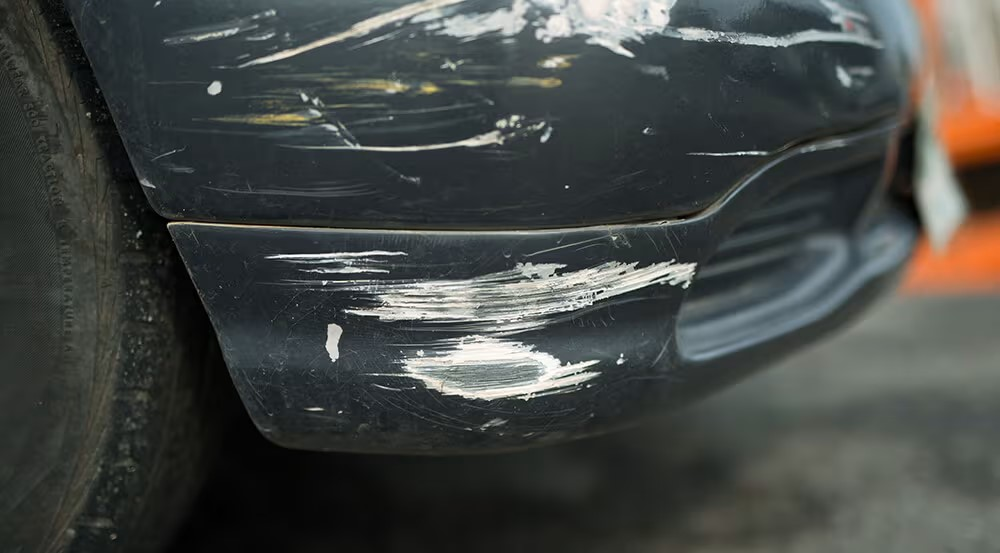
#> input picture web_page/test_img/2scratch.jpg, 1000 x 553 px
$ python -i dent.py   (imports and definitions only)
#> lines starting #> are read from the running program, lines starting #| are printed output that depends on the picture; after the words box and inside, x2 and y2 are one past the last pixel; in counts of white or black regions, pixels touching at a corner belong together
#> further down, picture is the input picture: shape (553, 1000, 3); mean B, G, R 69.1, 71.7, 68.5
import cv2
import numpy as np
from skimage.feature import local_binary_pattern
from sklearn.cluster import DBSCAN


def dent_detection(image):
    """
    Detect dents on a single image using LBP and return the processed image.

    Args:
        image (numpy.ndarray): Input image as a NumPy array.

    Returns:
        numpy.ndarray: Image with detected dents highlighted by bounding boxes.
    """

    # Default parameters
    eps = 220
    expansion = 60
    area_threshold = (350, 3000)
    aspect_ratio_range = (1.1, 3)
    extent_range = (0.2, 1.3)

    def merge_and_expand_boxes(boxes, eps, min_samples=1, expansion=60, image_shape=None):
        if len(boxes) == 0:
            return []

        # Convert boxes to center points
        centers = np.array([(x + w // 2, y + h // 2) for x, y, w, h in boxes])

        # Cluster centers using DBSCAN
        clustering = DBSCAN(eps=eps, min_samples=min_samples).fit(centers)
        labels = clustering.labels_

        merged_boxes = []
        for label in set(labels):
            if label == -1:
                continue  # Ignore noise points
            cluster_points = np.array([boxes[i] for i in range(len(boxes)) if labels[i] == label])
            x_min = np.min(cluster_points[:, 0])
            y_min = np.min(cluster_points[:, 1])
            x_max = np.max(cluster_points[:, 0] + cluster_points[:, 2])
            y_max = np.max(cluster_points[:, 1] + cluster_points[:, 3])

            # Expand the bounding box by a fixed margin
            x_min = max(0, x_min - expansion)
            y_min = max(0, y_min - expansion)
            x_max = min(image_shape[1], x_max + expansion) if image_shape else x_max + expansion
            y_max = min(image_shape[0], y_max + expansion) if image_shape else y_max + expansion

            merged_boxes.append((x_min, y_min, x_max - x_min, y_max - y_min))

        return merged_boxes

    # Step 1: Convert to grayscale
    gray = cv2.cvtColor(image, cv2.COLOR_BGR2GRAY)
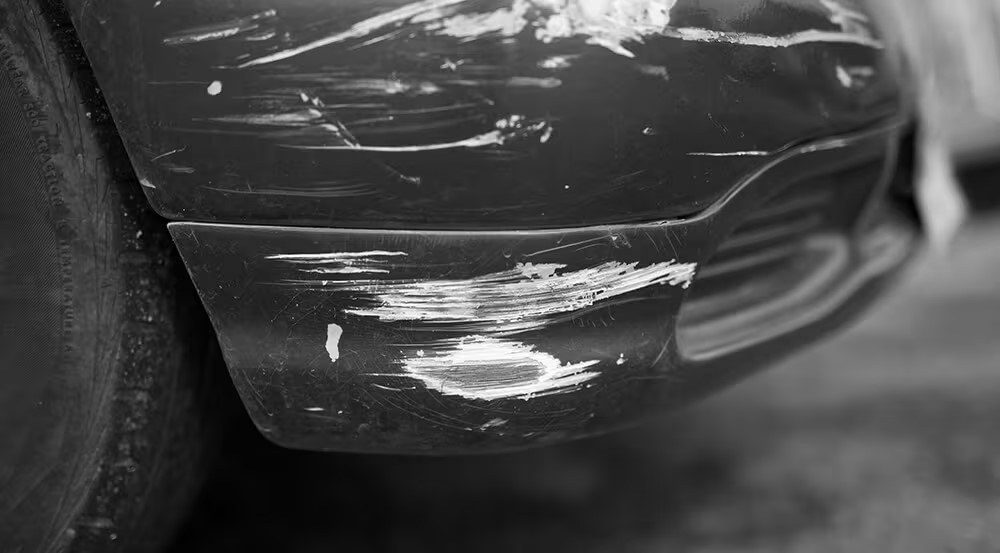
#> gray: shape (553, 1000); min 0, max 255, mean 70.4

    # Step 2: Apply Local Binary Patterns (LBP)
    radius = 2
    n_points = 8 * radius
    lbp = local_binary_pattern(gray, n_points, radius, method="uniform")
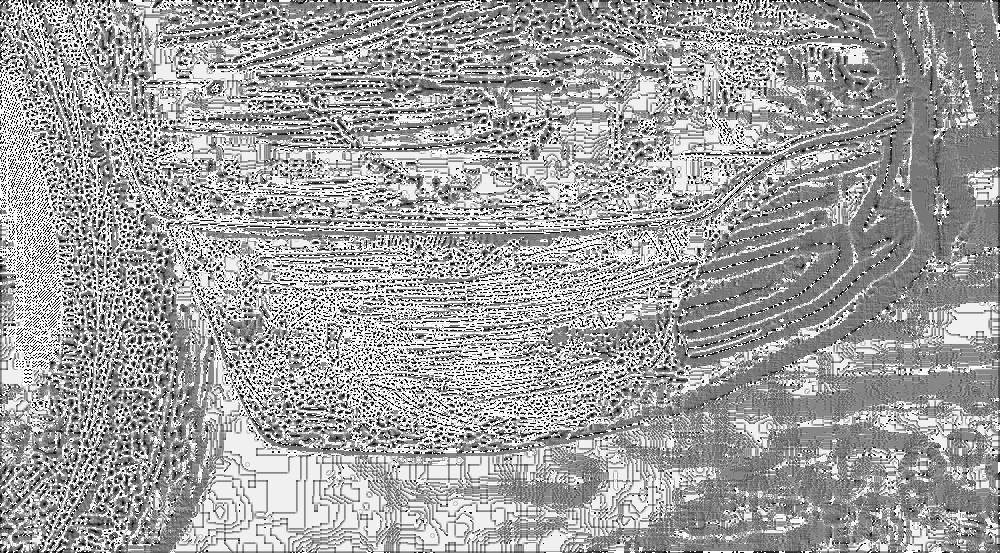
#> lbp: shape (553, 1000) float64; min 0, max 17, mean 10.76; drawn with min black and max white

    # Step 3: Preprocess the LBP image
    blurred_lbp = cv2.GaussianBlur(lbp, (5, 5), 0)
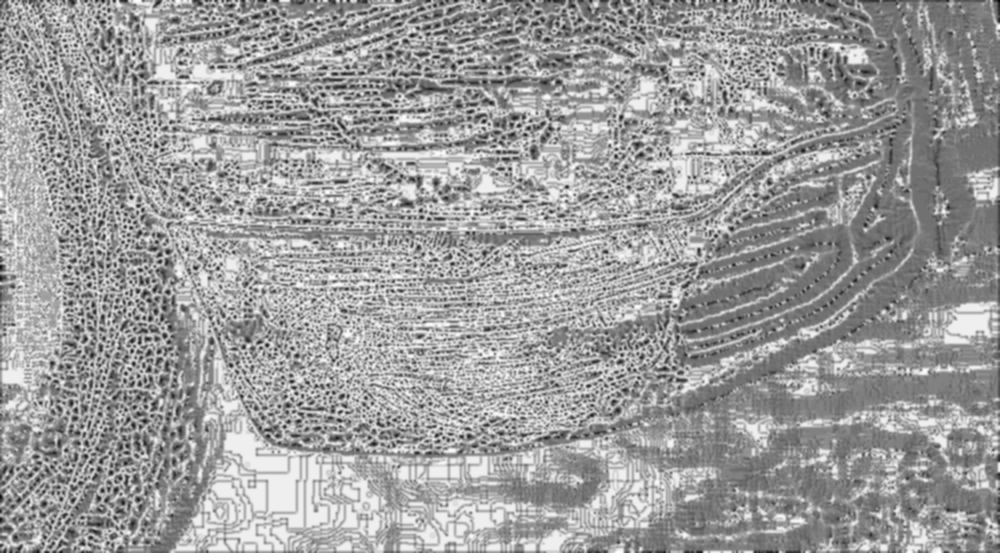
#> blurred_lbp: shape (553, 1000) float64; min 0.797, max 16.98, mean 10.76; drawn with min black and max white
    _, thresh = cv2.threshold(blurred_lbp.astype("uint8"), 0, 255, cv2.THRESH_BINARY + cv2.THRESH_OTSU)
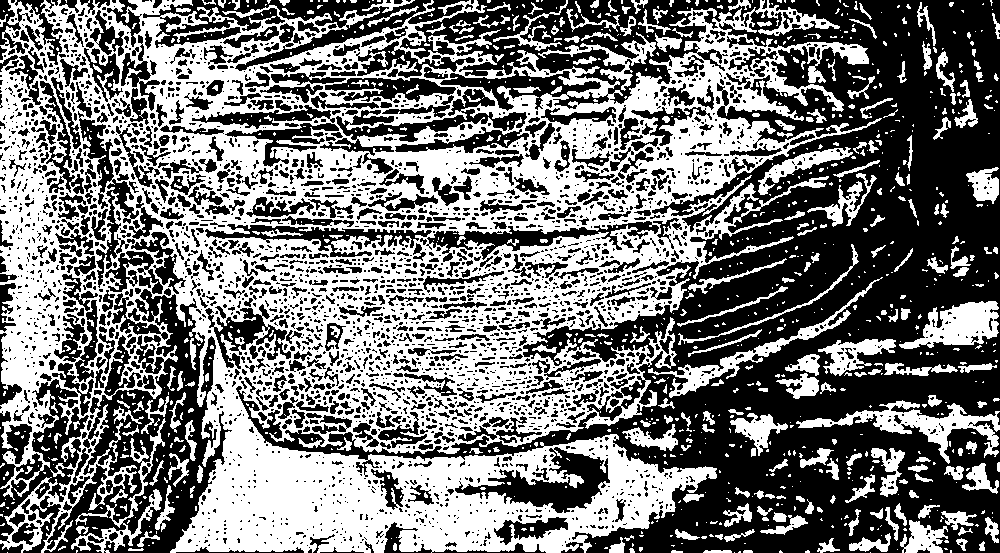
#> thresh: shape (553, 1000); 46.7% white; 1060 white regions (782 under 20 px)

    # Step 4: Find contours on the thresholded LBP image
    contours, _ = cv2.findContours(thresh, cv2.RETR_EXTERNAL, cv2.CHAIN_APPROX_SIMPLE)
#> contours = 869 contours, 692 with area under 20; largest, box (x1, y1, x2, y2) and area: (0, 0, 882, 553) 316617, (796, 400, 1000, 464) 2994, (899, 301, 999, 349) 2589, (648, 277, 883, 398) 2039, (71, 418, 166, 553) 1616

    # Step 5: Filter contours based on area and shape properties
    boxes = []
    for contour in contours:
        area = cv2.contourArea(contour)
        if area_threshold[0] < area < area_threshold[1]:
            x, y, w, h = cv2.boundingRect(contour)
            aspect_ratio = float(w) / h
            extent = area / (w * h)  # Area-to-bounding-box ratio

            # Filter by aspect ratio and extent
            if aspect_ratio_range[0] < aspect_ratio < aspect_ratio_range[1] and extent_range[0] < extent < extent_range[1]:
                boxes.append((x, y, w, h))
#> this loop made 869 passes
#> (area, x, y, w, h, aspect_ratio, extent) on passes 69, 168, 211, 273, 288, 298, 318, 358, 368, 377, 401, 460: (827, 900, 520, 48, 33, 1.45, 0.522), (423.5, 962, 463, 37, 31, 1.19, 0.369), (653.5, 871, 448, 34, 49, 0.694, 0.392), (591.5, 622, 424, 56, 27, 2.07, 0.391), (1616.5, 71, 418, 95, 135, 0.704, 0.126), (856.5, 730, 413, 58, 43, 1.35, 0.343), (2993.5, 796, 400, 204, 64, 3.19, 0.229), (472, 776, 373, 43, 26, 1.65, 0.422), (361, 884, 363, 74, 13, 5.69, 0.375), (354, 785, 354, 35, 22, 1.59, 0.46), (1225, 818, 339, 78, 37, 2.11, 0.424), (2589, 899, 301, 100, 48, 2.08, 0.539)
#> area on passes 9, 29, 31, 32, 34, 43: 48.5, 31.5, 63.5, 108, 114, 312.5
#> after the loop, boxes = [(900, 520, 48, 33), (962, 463, 37, 31), (622, 424, 56, 27), (730, 413, 58, 43), (776, 373, 43, 26), (785, 354, 35, 22), (818, 339, 78, 37), (899, 301, 100, 48), (758, 147, 95, 48)]

    # Step 6: Merge and expand bounding boxes
    merged_boxes = merge_and_expand_boxes(boxes, eps=eps, expansion=expansion, image_shape=image.shape)
#> in merge_and_expand_boxes, `centers = np.array([(x + w // 2, y + h // 2) for x, y, w, h in boxes])`: centers = [[924, 536], [980, 478], [650, 437], [759, 434], [797, 386], [802, 365], [857, 357], [949, 325], [805, 171]]
#> in merge_and_expand_boxes, `labels = clustering.labels_`: labels = [0, 0, 0, 0, 0, 0, 0, 0, 0]
#> the loop in merge_and_expand_boxes, `for label in set(labels):` made 1 pass
#> (x_min, y_min, x_max, y_max) on pass 1: (562, 87, 1000, 553)
#> after the loop in merge_and_expand_boxes, `for label in set(labels):`: merged_boxes = [(562, 87, 438, 466)]
#> merged_boxes = [(562, 87, 438, 466)]

    # Step 7: Draw final bounding boxes on the original image
    for (x, y, w, h) in merged_boxes:
        cv2.rectangle(image, (x, y), (x + w, y + h), (0, 255, 0), 2)
#> this loop made 1 pass
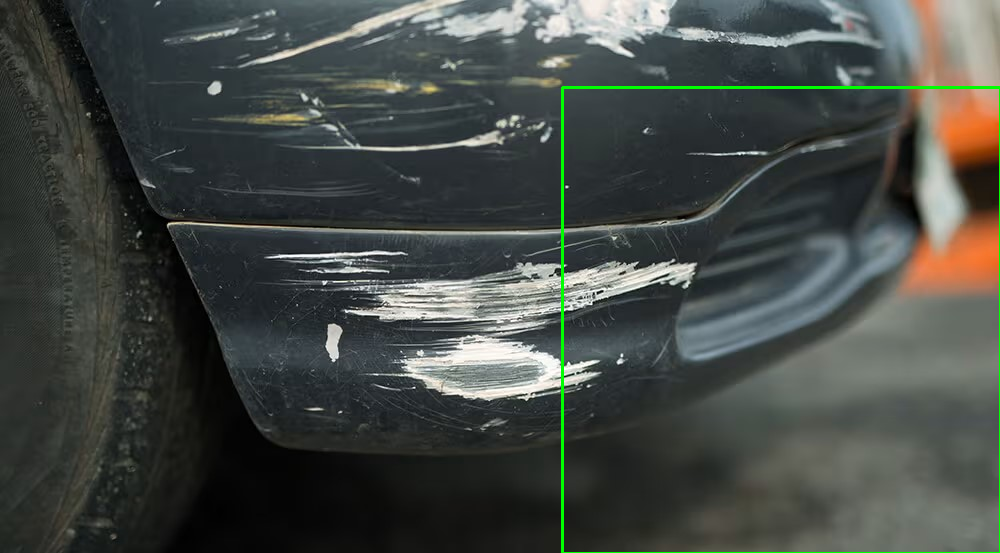
#> image: shape (553, 1000, 3); 0.65% of pixels changed, all inside (x1, y1, x2, y2) = (561, 86, 1000, 553)

    image = cv2.cvtColor(image, cv2.COLOR_BGR2RGB)
    return image

>>> import cv2
>>> picture = cv2.imread('test_img/2scratch.jpg')
>>> result = dent_detection(picture)
